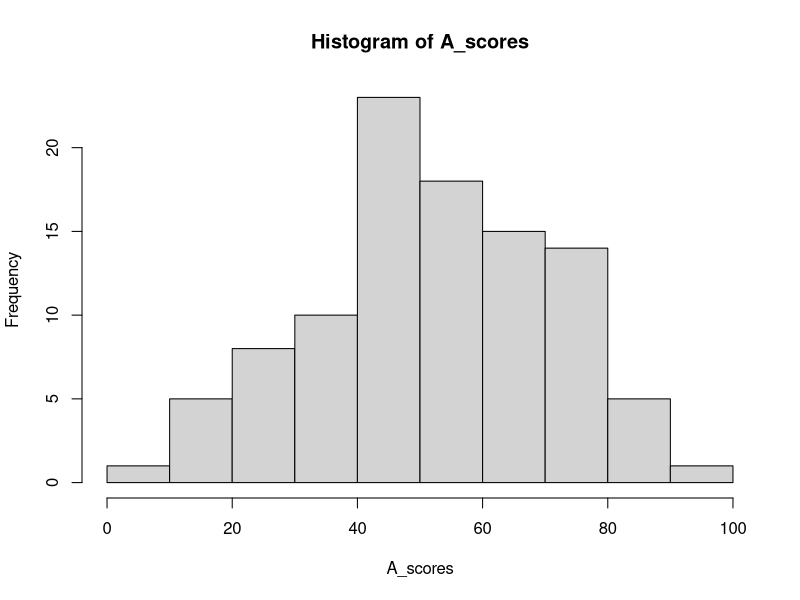
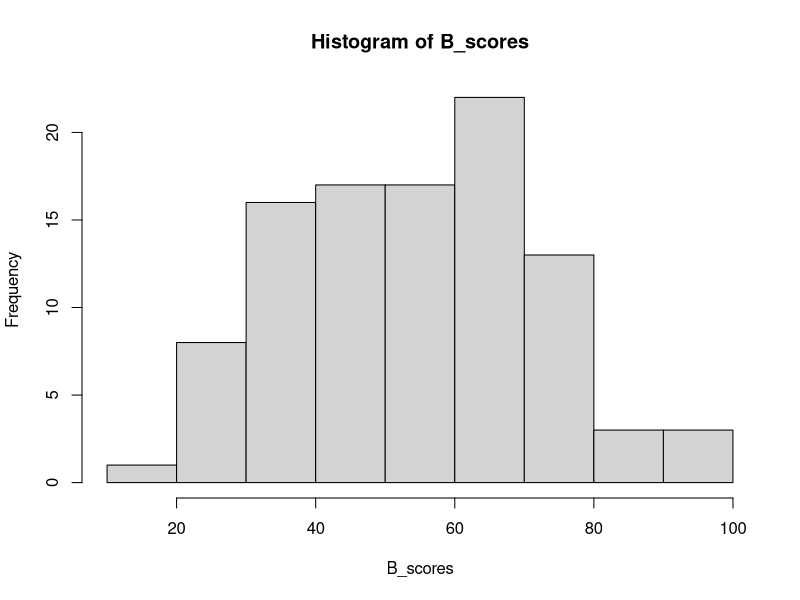

Reproduce these figures in R, in order.
## ---- chunk 1
knitr::opts_chunk$set(echo = TRUE)
## ---- chunk 2
#simulate normally distributed data for an independent samples t-test
muA <- 50 #what's the population mean for condition A?
muB <- 55 #what's the population mean for condition B?

n1 <- 100 #how many participants group A?
n2 <- 100 #how many participants group B?

sigma1 <- 20 #population standard deviation of condition A?
sigma2 <- 20 #population standard deviation of condition B?
## ---- chunk 3
A_scores <- rnorm(n1,muA,sigma1) #simulate a vector of 100 deviates from normal distribution
B_scores <- rnorm(n2,muB,sigma2) #simulate a vector of 100 deviates from normal distribution
## ---- chunk 4
hist(A_scores)
## ---- chunk 5
hist(B_scores)
